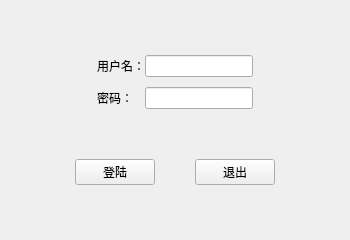
<?xml version="1.0" encoding="UTF-8"?>
<ui version="4.0">
 <class>mainwindowClass</class>
 <widget class="QMainWindow" name="mainwindowClass">
  <property name="geometry">
   <rect>
    <x>0</x>
    <y>0</y>
    <width>350</width>
    <height>240</height>
   </rect>
  </property>
  <property name="minimumSize">
   <size>
    <width>350</width>
    <height>240</height>
   </size>
  </property>
  <property name="maximumSize">
   <size>
    <width>350</width>
    <height>240</height>
   </size>
  </property>
  <property name="windowTitle">
   <string>登陆界面</string>
  </property>
  <widget class="QWidget" name="centralWidget">
   <layout class="QVBoxLayout" name="verticalLayout">
    <item>
     <widget class="QWidget" name="widget" native="true">
      <property name="sizePolicy">
       <sizepolicy hsizetype="Preferred" vsizetype="Fixed">
        <horstretch>0</horstretch>
        <verstretch>0</verstretch>
       </sizepolicy>
      </property>
      <layout class="QGridLayout" name="gridLayout">
       <property name="leftMargin">
        <number>0</number>
       </property>
       <property name="topMargin">
        <number>0</number>
       </property>
       <property name="rightMargin">
        <number>0</number>
       </property>
       <property name="bottomMargin">
        <number>0</number>
       </property>
       <property name="spacing">
        <number>0</number>
       </property>
       <item row="2" column="2" colspan="2">
        <widget class="QLineEdit" name="lineEdit_2">
         <property name="echoMode">
          <enum>QLineEdit::PasswordEchoOnEdit</enum>
         </property>
        </widget>
       </item>
       <item row="2" column="1">
        <widget class="QLabel" name="label_2">
         <property name="text">
          <string>密码：</string>
         </property>
        </widget>
       </item>
       <item row="0" column="1">
        <widget class="QLabel" name="label">
         <property name="text">
          <string>用户名：</string>
         </property>
        </widget>
       </item>
       <item row="0" column="2" colspan="2">
        <widget class="QLineEdit" name="lineEdit"/>
       </item>
       <item row="0" column="0">
        <spacer name="horizontalSpacer_4">
         <property name="orientation">
          <enum>Qt::Horizontal</enum>
         </property>
         <property name="sizeHint" stdset="0">
          <size>
           <width>40</width>
           <height>20</height>
          </size>
         </property>
        </spacer>
       </item>
       <item row="0" column="4">
        <spacer name="horizontalSpacer_5">
         <property name="orientation">
          <enum>Qt::Horizontal</enum>
         </property>
         <property name="sizeHint" stdset="0">
          <size>
           <width>40</width>
           <height>20</height>
          </size>
         </property>
        </spacer>
       </item>
       <item row="1" column="2">
        <spacer name="verticalSpacer">
         <property name="orientation">
          <enum>Qt::Vertical</enum>
         </property>
         <property name="sizeType">
          <enum>QSizePolicy::Fixed</enum>
         </property>
         <property name="sizeHint" stdset="0">
          <size>
           <width>20</width>
           <height>10</height>
          </size>
         </property>
        </spacer>
       </item>
      </layout>
     </widget>
    </item>
    <item>
     <widget class="QWidget" name="widget_3" native="true">
      <property name="sizePolicy">
       <sizepolicy hsizetype="Preferred" vsizetype="Fixed">
        <horstretch>0</horstretch>
        <verstretch>0</verstretch>
       </sizepolicy>
      </property>
      <layout class="QHBoxLayout" name="horizontalLayout_3">
       <property name="spacing">
        <number>0</number>
       </property>
       <property name="leftMargin">
        <number>0</number>
       </property>
       <property name="topMargin">
        <number>0</number>
       </property>
       <property name="rightMargin">
        <number>0</number>
       </property>
       <property name="bottomMargin">
        <number>0</number>
       </property>
       <item>
        <spacer name="horizontalSpacer">
         <property name="orientation">
          <enum>Qt::Horizontal</enum>
         </property>
         <property name="sizeHint" stdset="0">
          <size>
           <width>40</width>
           <height>20</height>
          </size>
         </property>
        </spacer>
       </item>
       <item>
        <widget class="QPushButton" name="pushButton">
         <property name="text">
          <string>登陆</string>
         </property>
        </widget>
       </item>
       <item>
        <spacer name="horizontalSpacer_3">
         <property name="orientation">
          <enum>Qt::Horizontal</enum>
         </property>
         <property name="sizeType">
          <enum>QSizePolicy::Fixed</enum>
         </property>
         <property name="sizeHint" stdset="0">
          <size>
           <width>40</width>
           <height>20</height>
          </size>
         </property>
        </spacer>
       </item>
       <item>
        <widget class="QPushButton" name="pushButton_2">
         <property name="text">
          <string>退出</string>
         </property>
        </widget>
       </item>
       <item>
        <spacer name="horizontalSpacer_2">
         <property name="orientation">
          <enum>Qt::Horizontal</enum>
         </property>
         <property name="sizeHint" stdset="0">
          <size>
           <width>40</width>
           <height>20</height>
          </size>
         </property>
        </spacer>
       </item>
      </layout>
     </widget>
    </item>
   </layout>
  </widget>
 </widget>
 <layoutdefault spacing="6" margin="11"/>
 <resources>
  <include location="mainwindow.qrc"/>
 </resources>
 <connections/>
</ui>
